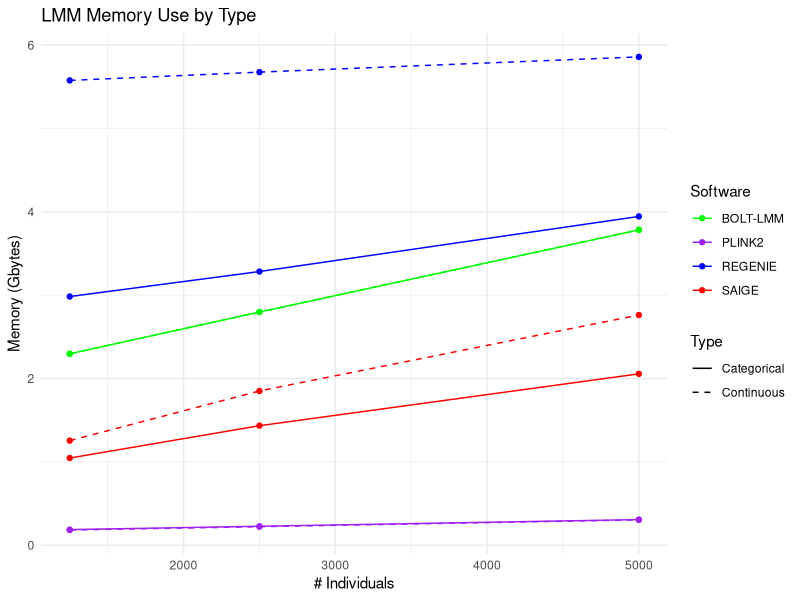

The R script that drew this image:
# Prepare the data for the categorical memory use
cat_memory <- data.frame(
  nIndividuals = c(1250, 2500, 5000),
  memory = c(2296704, 2797928, 3783628, 2983904, 3283784, 3944968, 1046124, 1433928, 2056272, 187164, 227372, 307472),
  Software = rep(c("BOLT-LMM", "REGENIE", "SAIGE", "PLINK2"), each = 3),
  Type = rep("Categorical", 12)
)

# Prepare the data for the continuous memory use
cont_memory <- data.frame(
  nIndividuals = c(1250, 2500, 5000),
  memory = c(2296692, 2797924, 3783592, 5576896, 5676468, 5859344, 1254740, 1850828, 2761736, 181392, 221572, 303364),
  Software = rep(c("BOLT-LMM", "REGENIE", "SAIGE", "PLINK2"), each = 3),
  Type = rep("Continuous", 12)
)
#Convert from kb to gb
cat_memory$memory <- cat_memory$memory / 1e6
cont_memory$memory <- cont_memory$memory / 1e6

# Combine the data
data <- rbind(cat_memory, cont_memory)

# Load the ggplot2 library
library(ggplot2)

# Plot
ggplot(data, aes(x = nIndividuals, y = memory, color = Software, group = interaction(Software, Type), linetype = Type)) + 
  geom_line() + 
  geom_point() + 
  scale_color_manual(values = c("BOLT-LMM" = "green", "REGENIE" = "blue", "SAIGE" = "red", "PLINK2" = "purple")) + 
  theme_minimal() + 
  labs(x = "# Individuals", y = "Memory (Gbytes)", title = "LMM Memory Use by Type") + 
  scale_linetype_manual(values = c("Categorical" = "solid", "Continuous" = "dashed"))
